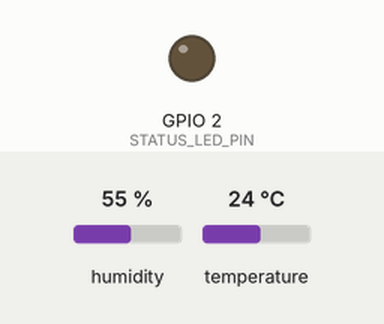
Recording of a program running on a simulated ESP32. On the bench: output pins drawn as LEDs (lit = HIGH). The inputs (shaded band) are chosen by the test bench; at power-on: humidity 55 %, temperature 24 °C. WiFi joins after 1.5 s; servers stay silent unless stated; no MQTT or app messages arrive unless stated; what the program prints to the serial monitor is not drawn.

Above: at 5.7 s.
At 15.0 s:
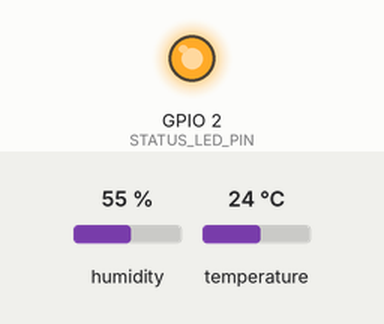
Timing chart, 0 to 27.6 s (numbered marks = the images above):
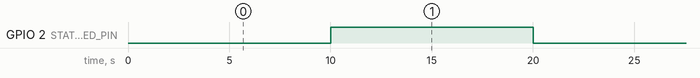

The program:

main.cpp
```cpp
/**
 * 智能环境监测平台 - ESP32 温湿度采集固件
 *
 * 功能：读取 DHT22 温湿度，通过 MQTT 定期上报 JSON 遥测数据，
 * 支持 WiFi/MQTT 断线自动重连、信号强度与固件版本上报。
 *
 * 消息格式（发布到 env/<deviceId>/telemetry）：
 * {
 *   "temperature": 25.3,
 *   "humidity": 58.6,
 *   "rssi": -52,
 *   "battery": null,
 *   "firmwareVersion": "1.0.0"
 * }
 */
#include <Arduino.h>
#include <WiFi.h>
#include <PubSubClient.h>
#include <ArduinoJson.h>
#include <DHT.h>
#include "config.h"

// ---------------------------------------------------------------- 配置
#ifndef TEMP_OFFSET
#define TEMP_OFFSET 0.0f
#endif
#ifndef HUM_OFFSET
#define HUM_OFFSET 0.0f
#endif

const char* FIRMWARE_VERSION = "1.0.0";

// ---------------------------------------------------------------- 全局
DHT dht(DHT_PIN, DHT_TYPE);
WiFiClient wifiClient;
PubSubClient mqttClient(wifiClient);
unsigned long lastPublishAt = 0;
unsigned long lastReconnectAttemptAt = 0;
String deviceId;

// ---------------------------------------------------------------- 工具
String makeDeviceId() {
  // 取 ESP32 出厂 MAC 后 6 位，保证设备 ID 全局唯一且无需手工配置
  uint64_t mac = ESP.getEfuseMac();
  char buf[16];
  snprintf(buf, sizeof(buf), "esp32-%06llX", (mac & 0xFFFFFF));
  return String(buf);
}

void connectWifi() {
  if (WiFi.status() == WL_CONNECTED) {
    return;
  }
  Serial.printf("[WiFi] 连接 %s ...\n", WIFI_SSID);
  WiFi.mode(WIFI_STA);
  WiFi.begin(WIFI_SSID, WIFI_PASSWORD);
  int tries = 0;
  while (WiFi.status() != WL_CONNECTED && tries < 40) {
    delay(500);
    tries++;
  }
  if (WiFi.status() == WL_CONNECTED) {
    Serial.printf("[WiFi] 已连接，IP: %s\n", WiFi.localIP().toString().c_str());
  } else {
    Serial.println("[WiFi] 连接失败，稍后重试");
  }
}

bool connectMqtt() {
  if (mqttClient.connected()) {
    return true;
  }
  Serial.printf("[MQTT] 连接 %s:%d ...\n", MQTT_BROKER, MQTT_PORT);
  mqttClient.setServer(MQTT_BROKER, MQTT_PORT);
  boolean ok = false;
  if (strlen(MQTT_USERNAME) > 0) {
    ok = mqttClient.connect(deviceId.c_str(), MQTT_USERNAME, MQTT_PASSWORD);
  } else {
    ok = mqttClient.connect(deviceId.c_str());
  }
  if (ok) {
    Serial.println("[MQTT] 已连接");
  }
  return ok;
}

void publishTelemetry() {
  float temperature = dht.readTemperature();
  float humidity = dht.readHumidity();
  if (isnan(temperature) || isnan(humidity)) {
    Serial.println("[Sensor] 读取 DHT 失败，跳过本次上报");
    return;
  }

  temperature += TEMP_OFFSET;
  humidity += HUM_OFFSET;
  humidity = constrain(humidity, 0.0f, 100.0f);

  JsonDocument doc;
  doc["temperature"] = roundf(temperature * 10) / 10;
  doc["humidity"] = roundf(humidity * 10) / 10;
  doc["rssi"] = WiFi.RSSI();
  doc["battery"] = nullptr;   // 无电池供电时上报 null
  doc["firmwareVersion"] = FIRMWARE_VERSION;

  String payload;
  serializeJson(doc, payload);
  String topic = String(MQTT_TOPIC_PREFIX) + deviceId + "/telemetry";
  if (mqttClient.publish(topic.c_str(), payload.c_str(), false)) {
    digitalWrite(STATUS_LED_PIN, !digitalRead(STATUS_LED_PIN));
    Serial.printf("[MQTT] 发布 %s: %s\n", topic.c_str(), payload.c_str());
  } else {
    Serial.println("[MQTT] 发布失败");
  }
}

// ---------------------------------------------------------------- 主流程
void setup() {
  Serial.begin(115200);
  pinMode(STATUS_LED_PIN, OUTPUT);
  dht.begin();
  deviceId = makeDeviceId();
  Serial.printf("[Boot] 设备 ID: %s，固件版本: %s\n", deviceId.c_str(), FIRMWARE_VERSION);
  connectWifi();
  connectMqtt();
}

void loop() {
  if (WiFi.status() != WL_CONNECTED) {
    connectWifi();
  }
  if (!mqttClient.connected()) {
    unsigned long now = millis();
    if (now - lastReconnectAttemptAt > 5000) {
      lastReconnectAttemptAt = now;
      connectMqtt();
    }
  } else {
    mqttClient.loop();
  }

  unsigned long now = millis();
  if (now - lastPublishAt >= PUBLISH_INTERVAL_MS) {
    lastPublishAt = now;
    publishTelemetry();
  }
}
```

config.example.h
```cpp
#ifndef CONFIG_H
#define CONFIG_H

/* ==================== 使用说明 ====================
 * 1. 复制本文件为 config.h 并填写以下配置；
 * 2. PlatformIO 会在 include/ 下自动找到 config.h；
 * 3. 烧录前确认 WiFi 与 MQTT Broker 可达。
 * ================================================== */

// WiFi
#define WIFI_SSID       "your-wifi-ssid"
#define WIFI_PASSWORD   "your-wifi-password"

// MQTT Broker（mosquitto / EMQX 等）
#define MQTT_BROKER     "192.168.1.100"
#define MQTT_PORT       1883
#define MQTT_USERNAME   ""
#define MQTT_PASSWORD   ""

// 上报主题：env/<设备ID>/telemetry，后台通过该主题自动注册设备
#define MQTT_TOPIC_PREFIX "env/"

// 传感器与采样
#define DHT_PIN         4       // GPIO 连接 DHT22 数据脚
#define DHT_TYPE        DHT22   // DHT11 或 DHT22
#define PUBLISH_INTERVAL_MS  10000  // 上报周期（毫秒）

// 状态指示灯（板载 LED），发布成功时翻转
#define STATUS_LED_PIN  2

/* 校准偏移量：真实硬件上传感器可能存在系统性偏差，
 * 直接改这里即可，无需重新烧录程序逻辑。 */
#define TEMP_OFFSET     0.0f    // 温度校准偏移（摄氏度）
#define HUM_OFFSET      0.0f    // 湿度校准偏移（相对湿度 %）

#endif
```

Measured:
- by itself, GPIO 2 (STATUS_LED_PIN): alternates HIGH for 10.0 s and LOW for 10.0 s
